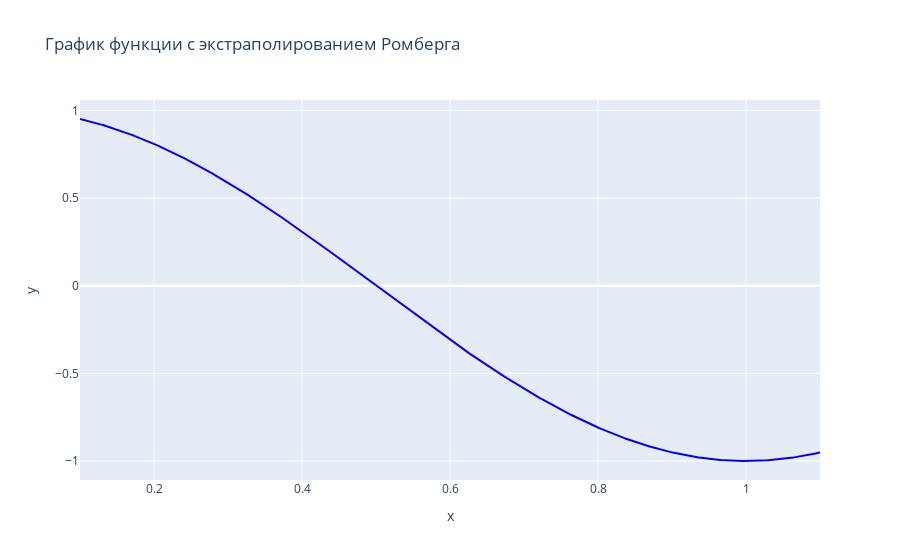

Notebook cell for this chart:
### Code cell
I_usual = usual_integrate()

I_vals = [simpsons_method(f, a, b, h) for h in h_vals]
I_0, p = romberg_extrapolation(I_vals, h_vals)
errs = [abs(I_usual - I) for I in I_vals]

x_eval = np.linspace(a, b, 1000)
fig = go.Figure()

fig.add_trace(go.Scatter(x=x_eval, y=f(x_eval), name=f"Исходная функция y=cos(pi*x)",mode='lines', 
                        line=dict(color='blue', width=2)))


fig.update_layout(
        title='График функции с экстраполированием Ромберга',
        yaxis_title='y',
        xaxis_title='x',
        )
        
fig.show()

### Figure 1 — Plotly figure (JSON) as saved in the notebook; plotly's stock layout.template omitted (floating-point values rounded to 4 significant figures; data arrays with more than 128 entries replaced by an {"elided": "..."} marker saying what was removed)
{"data": [{"line": {"color": "blue", "width": 2}, "mode": "lines", "name": "Исходная функция y=cos(pi*x)", "type": "scatter", "x": {"elided": "1000 float values"}, "y": {"elided": "1000 float values"}}], "layout": {"title": {"text": "График функции с экстраполированием Ромберга"}, "xaxis": {"title": {"text": "x"}}, "yaxis": {"title": {"text": "y"}}}}
